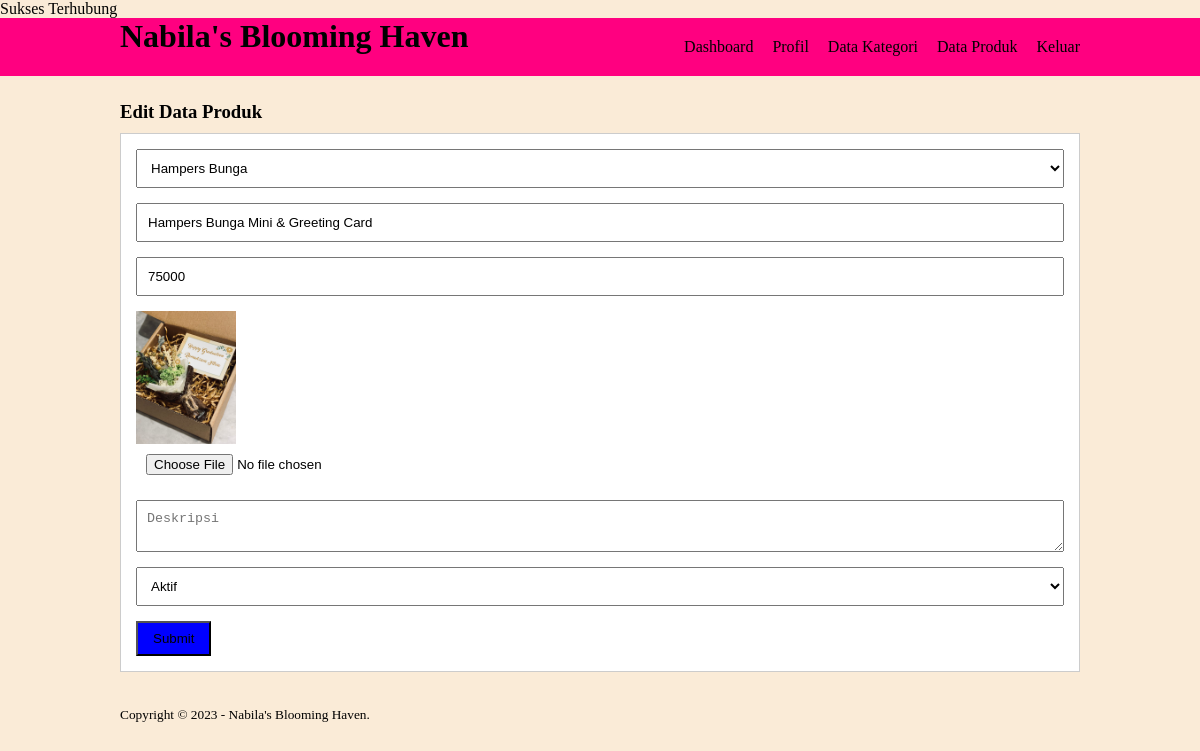
The page /edit-produk.php?id=28 (signed in) on the database its author committed.
### tables this page shows
CREATE TABLE `tb_product` (
  `product_id` int(11) NOT NULL,
  `category_id` int(11) NOT NULL,
  `product_name` varchar(100) NOT NULL,
  `product_price` int(11) NOT NULL,
  `product_description` text NOT NULL,
  `product_image` varchar(100) NOT NULL,
  `product_satus` tinyint(1) NOT NULL,
  `data_create` timestamp NOT NULL DEFAULT CURRENT_TIMESTAMP
);

CREATE TABLE `tb_category` (
  `category_id` int(11) NOT NULL,
  `category_name` varchar(25) NOT NULL
);

### edit-produk.php (the view, shortened to what this page needs)
<?php
include 'db.php';
$produk = mysqli_query($conn, "SELECT * FROM tb_product WHERE product_id = '".$_GET['id']."' ");
$p = mysqli_fetch_object($produk);
?>
<!DOCTYPE html>
<html>
<head>
        <link rel="stylesheet" type="text/css" href="css/style.css">
</head>
<body>
    <header>
        <div class="container">
        <h1><a href="dashboard.php">Nabila's Blooming Haven</a></h1>
        <ul>
            <li><a href="dashboard.php">Dashboard</a></li>
            <li><a href="profil.php">Profil</a></li>
            <li><a href="data-kategori.php">Data Kategori</a></li>
            <li><a href="data-produk.php">Data Produk</a></li>
            <li><a href="keluar.php">Keluar</a></li>
</ul>
</div>
</header>
<div class="section">
    <div class="container">
        <h3>Edit Data Produk</h3>
        <div class="box">
            <form action="" method="POST" enctype="multipart/form-data">
                <select class="input-control" name="kategori" required>
                    <?php
                    $kategori = mysqli_query($conn, "SELECT * FROM tb_category ORDER BY category_id DESC");
                    while($r = mysqli_fetch_array($kategori)){
                    ?>
                    <option value="<?php echo $r['category_id'] ?>" <?php echo ($r['category_id'] == $p->category_id)? 'selected' : '';
                    ?>><?php echo $r['category_name'] ?></option>
                    <?php } ?>
                </select>
                <input type="text" name ="nama" class="input-control" placeholder="Nama Produk" value="<?php echo $p->product_name ?>" required>
                <input type="text" name ="harga" class="input-control" placeholder="Harga" value="<?php echo $p->product_price ?>"required>
                <img src="pproduk/<?php echo $p->product_image ?>"width="100px">
                <input type="file" name ="gambar" class="input-control">
                <textarea class="input-control" name="deskripsi"  placeholder="Deskripsi"><?php echo $p->product_description ?></textarea><br>
                <select class="input-control" name="satus">
                    <option value="1"  <?php echo ($p->product_satus == 1)? 'selected':''; ?>>Aktif</option>
                </select>
                <input type="submit" name="submit" value="Submit" class="btn">
</form>
</div>
</div>
</div>
<footer>
    <div class="container">
        <small>Copyright &copy; 2023 - Nabila's Blooming Haven.</small>
    </div>
</footer>
</body>
</html>

### css/style.css (style rules this page uses)
* { padding: 0; margin: 0; font-family: 'Quicksand' sans-serif; }
body { background-color: antiquewhite; }
* { color: inherit; text-decoration: none; }
.input-control { width: 100%; padding: 10px; margin-bottom: 15px; box-sizing: border-box; }
.btn { padding: 8px 15px; background-color: blue; color: black; border: none cursor: pointer; }
header { background-color: rgb(255, 0, 128); }
header h1 { float: left; padding: 10px, 0; }
header ul { float: right; }
header ul li { display: inline-block; }
header ul li a { padding: 20px 0 20px 15px; display: inline-block; }
.container { width: 80%; margin:0 auto; }
.container:after { content: ''; display: block; clear: both; }
.section { padding: 25px 0; }
.box { background-color: #fff; border: 1px solid #ccc; padding: 15px; box-sizing: border-box; margin: 10px 0; }

### rows shown on the page
tb_product: kategori "Hampers Bunga", nama "Hampers Bunga Mini & Greeting Card", harga "75000", product_image (picture), satus "Aktif"
